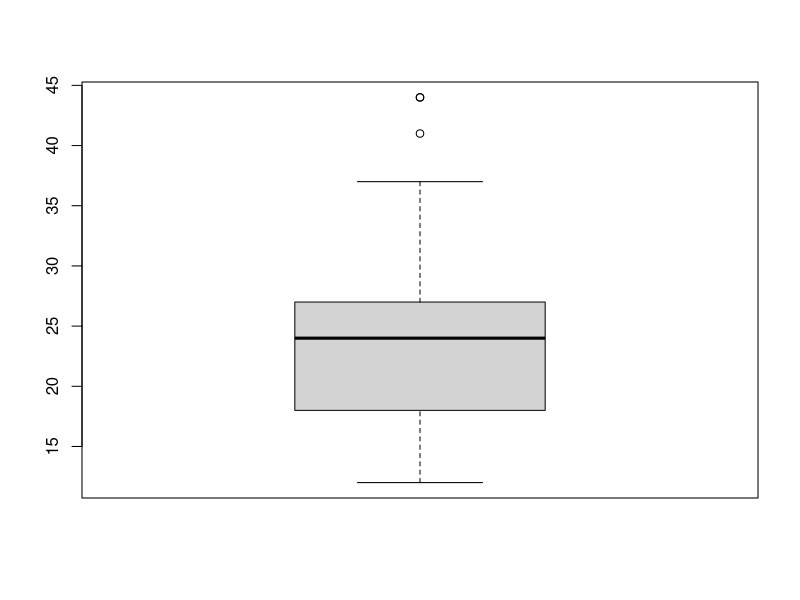
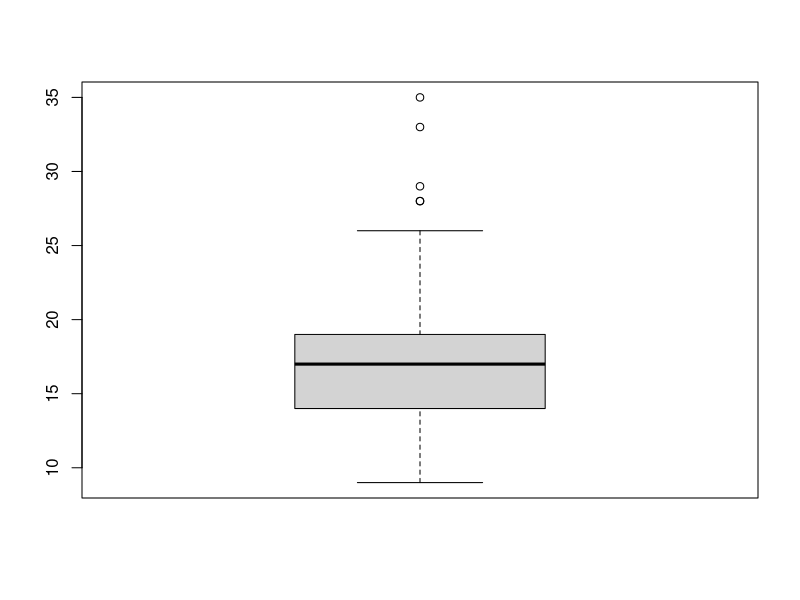
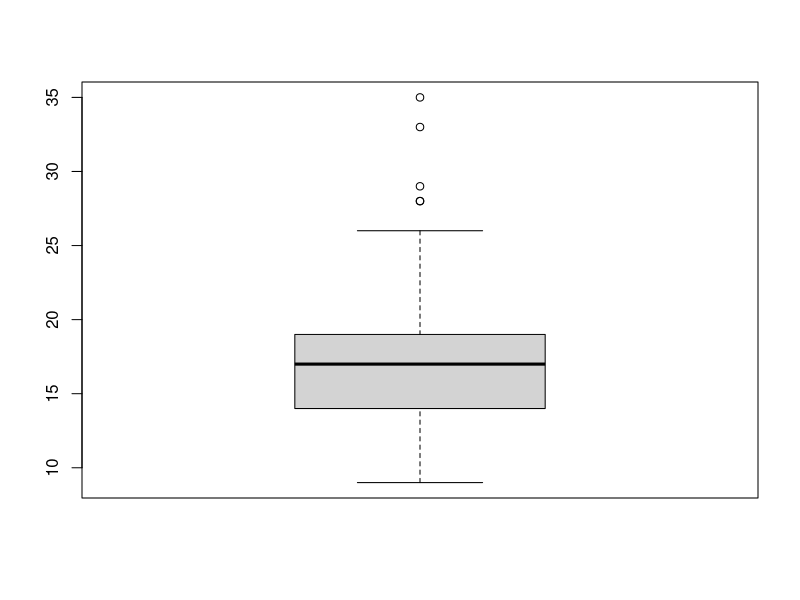
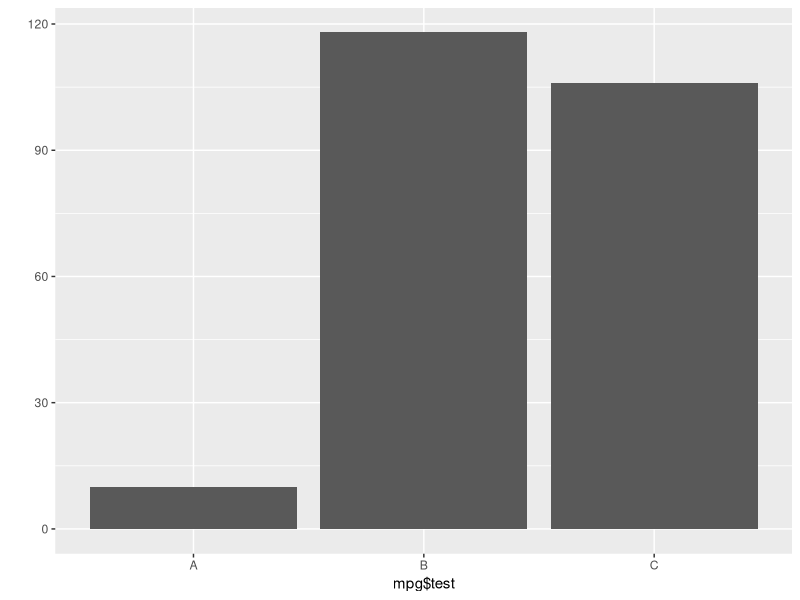
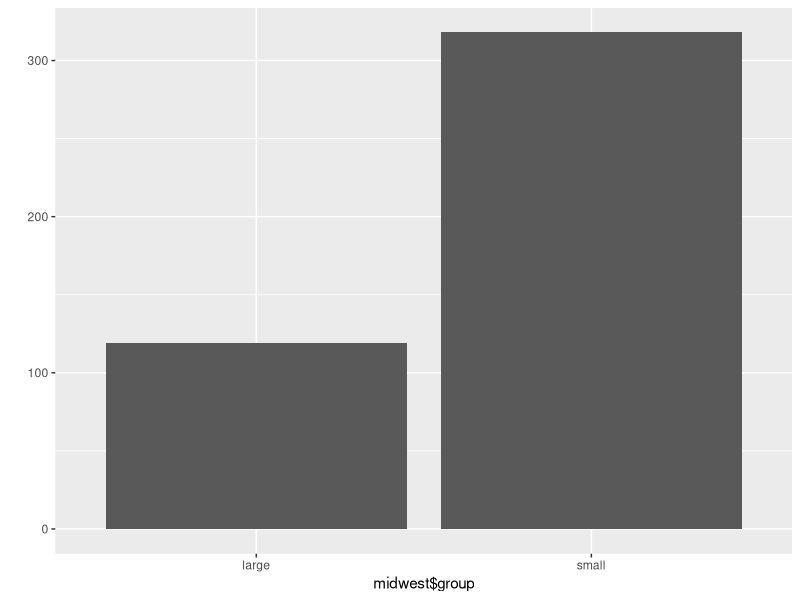

The R script that drew these images, in order:
library(dplyr)
library(ggplot2)

# 극단치
mpg
View(mpg)

# 극단치를 확인(시각화) minimum, 1분위, 2분위, 3분위, maximum
boxplot(mpg$hwy) # 고속도로 연비
boxplot(mpg$cty) # 도심 연비
# 극단치를 수치로 표현
boxplot(mpg$cty)$stats

mpg = ggplot2::mpg

# 이상치는 26초과이거나 9미만인 경우
# 이상치를 결측치로 변환
# 결측치의 개수를 확인
mpg$cty = ifelse(mpg$cty < 9 | mpg$cty > 26, NA, mpg$cty)
table(is.na(mpg$cty))

# dplyr 패키지를 이용하여 결측치를 제거하고 제조사(manufacturer)별로 그룹화
# 도심연비(cty)의 평균
# 도심연비가 좋은 상위 5개의 제조사를 확인

na.omit(mpg) -> mpg
table(is.na(mpg$cty))
mpg %>% 
  group_by(manufacturer) %>% 
  summarise(mean_cty = mean(cty)) %>% 
  arrange(-mean_cty) %>% 
  head(5)

#mpg %>% 
#  filter(!is.na(cty)) %>% 
#  group_by(manufacturer) %>% 
#  summarise(mean_cty = mean(cty)) %>% 
#  arrange(-mean_cty) %>% 
#  head(5)

mpg = ggplot2::mpg

# total 파생변수 생성
# total은 (cty + hwy)/2
# test 파생변수 생성
# total이 30이상이면 'A',
# 20이상이고 30미만이면 'B',
# 20미만이면 'C'

mpg %>% mutate(total = (cty + hwy)/2) ->mpg
mpg$test = ifelse(mpg$total >= 30, 'A', ifelse(mpg$total >= 20, 'B', 'C'));
table(mpg$test)

qplot(mpg$test)


midwest = ggplot2::midwest
View(midwest)
# 컬럼의 이름을 변경
# popasian 컬럼을 asian, poptotal 컬럼을 total로 변경
# ratio 파생변수 생성 -> 전체 인구수 대비 아시아의 인구수(백분율)
# group 파생변수 생성
# ratio 평균보다 ratio의 값이 크면 'large' 아니면 'small'

rename(midwest, asian = popasian) -> midwest
rename(midwest, total = poptotal) -> midwest
# rename(midwest, asian = popasian, total = poptotal) -> midwest
summary(midwest)
midwest %>% mutate(ratio = asian/total * 100) ->midwest
summary(midwest)

mean_ratio = mean(midwest$ratio)
midwest$group = ifelse(midwest$ratio > mean_ratio, 'large', 'small')
qplot(midwest$group)
table(midwest$group)
